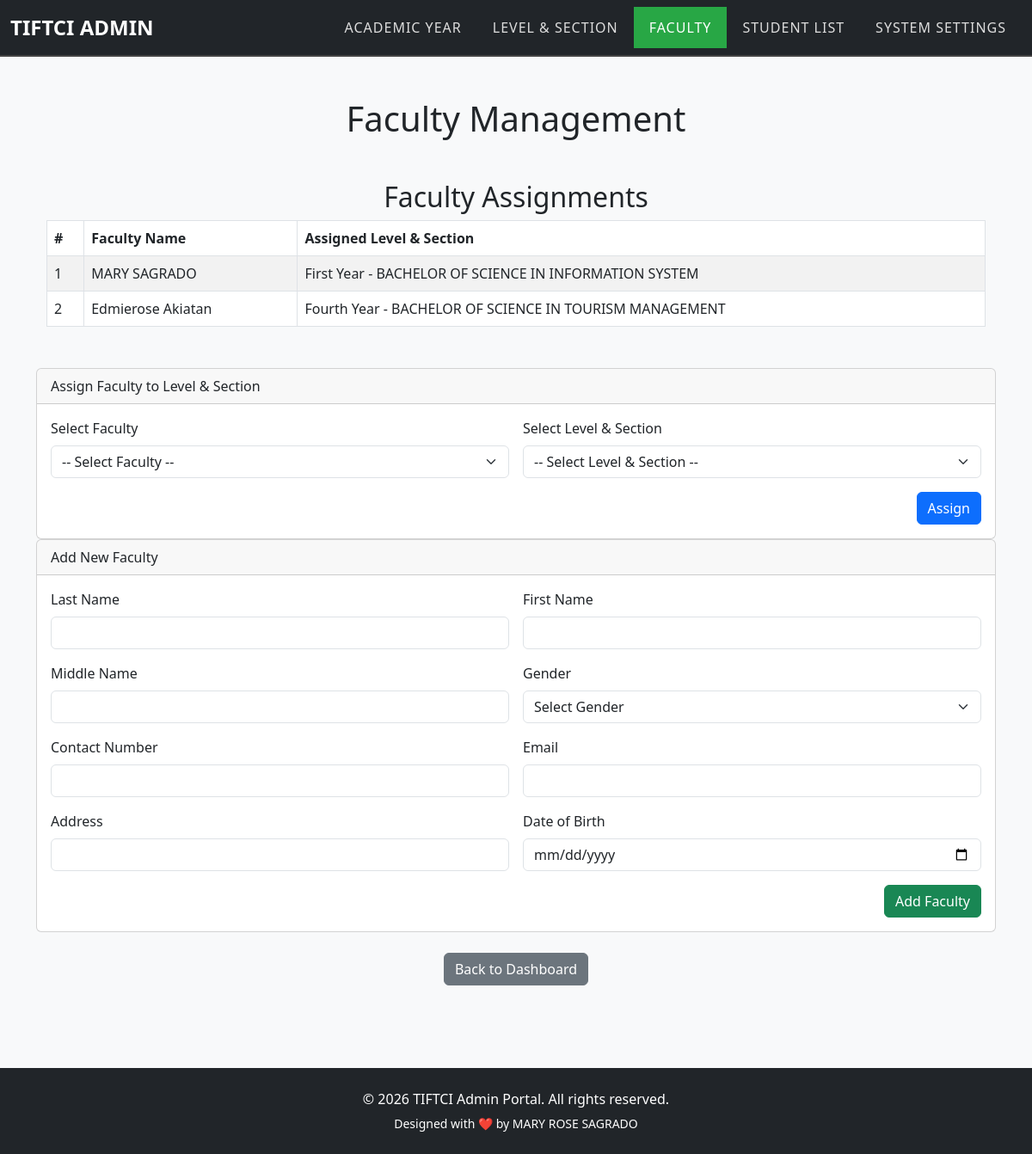
Screenshot of /faculty.php (signed in) with the database file from the repository.
### tables this page shows
CREATE TABLE `faculty_assignments` (
  `id` int(11) NOT NULL,
  `faculty_id` int(11) NOT NULL,
  `level_section_id` int(11) NOT NULL
);

CREATE TABLE `faculty` (
  `id` int(11) NOT NULL,
  `last_name` varchar(50) NOT NULL,
  `first_name` varchar(50) NOT NULL,
  `middle_name` varchar(50) DEFAULT NULL,
  `gender` enum('Male','Female','Other') NOT NULL,
  `contact_number` varchar(20) DEFAULT NULL,
  `email` varchar(100) DEFAULT NULL,
  `address` varchar(255) DEFAULT NULL,
  `date_of_birth` date DEFAULT NULL
);

CREATE TABLE `levels_courses` (
  `id` int(11) NOT NULL,
  `levels` varchar(50) NOT NULL,
  `section` varchar(50) NOT NULL
);

### faculty.php (the view, shortened to what this page needs)
<!DOCTYPE html>
<html lang="en">
<head>
    <link href="https://cdn.jsdelivr.net/npm/bootstrap@5.3.0/dist/css/bootstrap.min.css" rel="stylesheet">
    <link href="nav.css" rel="stylesheet">
</head>
<body class="bg-light">
    <nav class="navbar navbar-expand-lg navbar-dark bg-dark">
        <div class="container-fluid">
            <a class="navbar-brand" href="admin_dashboard.php">TIFTCI Admin</a>
            <div class="collapse navbar-collapse" id="navbarNav">
                <ul class="navbar-nav ms-auto">
                    <li class="nav-item"><a class="nav-link" href="academic_year.php">Academic Year</a></li>
                    <li class="nav-item"><a class="nav-link" href="level_section.php">Level & Section</a></li>
                    <li class="nav-item"><a class="nav-link active" href="faculty.php">Faculty</a></li>
                    <li class="nav-item"><a class="nav-link" href="students.php">Student List</a></li>
                    <li class="nav-item"><a class="nav-link" href="system_settings.php">System Settings</a></li>
                </ul>
            </div>
        </div>
    </nav>
    <div class="container py-5">
        <h1 class="mb-4 text-center">Faculty Management</h1>
        <div class="container mt-5">
            <h2 class="text-center">Faculty Assignments</h2>
            <?php
            include('db.php');
            $assignment_query = "SELECT fa.id, f.first_name, f.last_name, lc.levels, lc.section
                                FROM faculty_assignments fa
                                JOIN faculty f ON fa.faculty_id = f.id
                                JOIN levels_courses lc ON fa.level_section_id = lc.id";
            $assignment_result = $conn->query($assignment_query);
            ?>
            <?php if ($assignment_result && $assignment_result->num_rows > 0): ?>
                <table class="table table-bordered table-striped">
                    <thead>
                        <tr>
                            <th>#</th>
                            <th>Faculty Name</th>
                            <th>Assigned Level & Section</th>
                        </tr>
                    </thead>
                    <tbody>
                        <?php
                        $i = 1;
                        while ($row = $assignment_result->fetch_assoc()) {
                            echo "<tr>";
                            echo "<td>" . $i++ . "</td>";
                            echo "<td>" . htmlspecialchars($row['first_name'] . " " . $row['last_name']) . "</td>";
                            echo "<td>" . htmlspecialchars($row['levels'] . " - " . $row['section']) . "</td>";
                            echo "</tr>";
                        }
                        ?>
                    </tbody>
                </table>
            <?php else: ?>
                <p class="alert alert-info text-center">No faculty assignments found.</p>
            <?php endif; ?>
        </div>
    <div class="card mt-5">
        <div class="card-header">Assign Faculty to Level & Section</div>
        <div class="card-body">
            <form method="POST" action="">
                <div class="row g-3">
                    <div class="col-md-6">
                        <label for="faculty_id" class="form-label">Select Faculty</label>
                        <select name="faculty_id" id="faculty_id" class="form-select" required>
                            <option value="">-- Select Faculty --</option>
                        </select>
                    </div>
                    <div class="col-md-6">
                        <label for="level_section_id" class="form-label">Select Level & Section</label>
                        <select name="level_section_id" id="level_section_id" class="form-select" required>
                            <option value="">-- Select Level & Section --</option>
                        </select>
                    </div>
                    <div class="col-12 text-end">
                        <button type="submit" name="assign_faculty" class="btn btn-primary">Assign</button>
                    </div>
                </div>
            </form>
        </div>
    </div>
        <div class="card">
            <div class="card-header">Add New Faculty</div>
            <div class="card-body">
                <form action="" method="POST" class="row g-3">
                    <div class="col-md-6">
                        <label for="last_name" class="form-label">Last Name</label>
                        <input type="text" name="last_name" id="last_name" class="form-control" required>
                    </div>
                    <div class="col-md-6">
                        <label for="first_name" class="form-label">First Name</label>
                        <input type="text" name="first_name" id="first_name" class="form-control" required>
                    </div>
                    <div class="col-md-6">
                        <label for="middle_name" class="form-label">Middle Name</label>
                        <input type="text" name="middle_name" id="middle_name" class="form-control">
                    </div>
                    <div class="col-md-6">
                        <label for="gender" class="form-label">Gender</label>
                        <select name="gender" id="gender" class="form-select" required>
                            <option value="">Select Gender</option>
                        </select>
                    </div>
                    <div class="col-md-6">
                        <label for="contact_number" class="form-label">Contact Number</label>
                        <input type="text" name="contact_number" id="contact_number" class="form-control">
                    </div>
                    <div class="col-md-6">
                        <label for="email" class="form-label">Email</label>
                        <input type="email" name="email" id="email" class="form-control" required>
                    </div>
                    <div class="col-md-6">
                        <label for="address" class="form-label">Address</label>
                        <input type="text" name="address" id="address" class="form-control">
                    </div>
                    <div class="col-md-6">
                        <label for="date_of_birth" class="form-label">Date of Birth</label>
                        <input type="date" name="date_of_birth" id="date_of_birth" class="form-control" required>
                    </div>
                    <div class="col-12 text-end">
                        <button type="submit" name="add_faculty" class="btn btn-success">Add Faculty</button>
                    </div>
                </form>
            </div>
        </div>
        <div class="text-center mt-4">
            <a href="admin_dashboard.php" class="btn btn-secondary">Back to Dashboard</a>
        </div>
    </div>
    <footer class="bg-dark text-white text-center py-4 mt-5">
        <div class="container">
            <p class="mb-1">&copy; <?php echo date("Y"); ?> TIFTCI Admin Portal. All rights reserved.</p>
            <small>Designed with ❤️ by MARY ROSE SAGRADO</small>
        </div>
    </footer>
</body>
</html>

### nav.css (style rules this page uses)
.navbar { border-bottom: 2px solid #444; background-color: #343a40; }
.navbar-brand { font-size: 1.5rem; color: #fff; font-weight: bold; text-transform: uppercase; }
.navbar-nav .nav-item .nav-link { color: #ddd; padding: 12px 18px; font-size: 1rem; text-transform: uppercase; letter-spacing: 1px; }
.navbar-nav .nav-item .nav-link.active { color: #fff; background-color: #28a745; }
.navbar-collapse { flex-grow: 0; }
html, body { height: 100%; margin: 0; padding: 0; display: flex; flex-direction: column; }
.container { flex: 1; }
footer { background-color: #212529; color: white; text-align: center; padding: 1rem 0; }

### rows the page displays
faculty_assignments: faculty.last_name "MARY SAGRADO", level_section.section "First Year - BACHELOR OF SCIENCE IN INFORMATION SYSTEM"
faculty_assignments: faculty.last_name "Edmierose Akiatan", level_section.section "Fourth Year - BACHELOR OF SCIENCE IN TOURISM MANAGEMENT"
